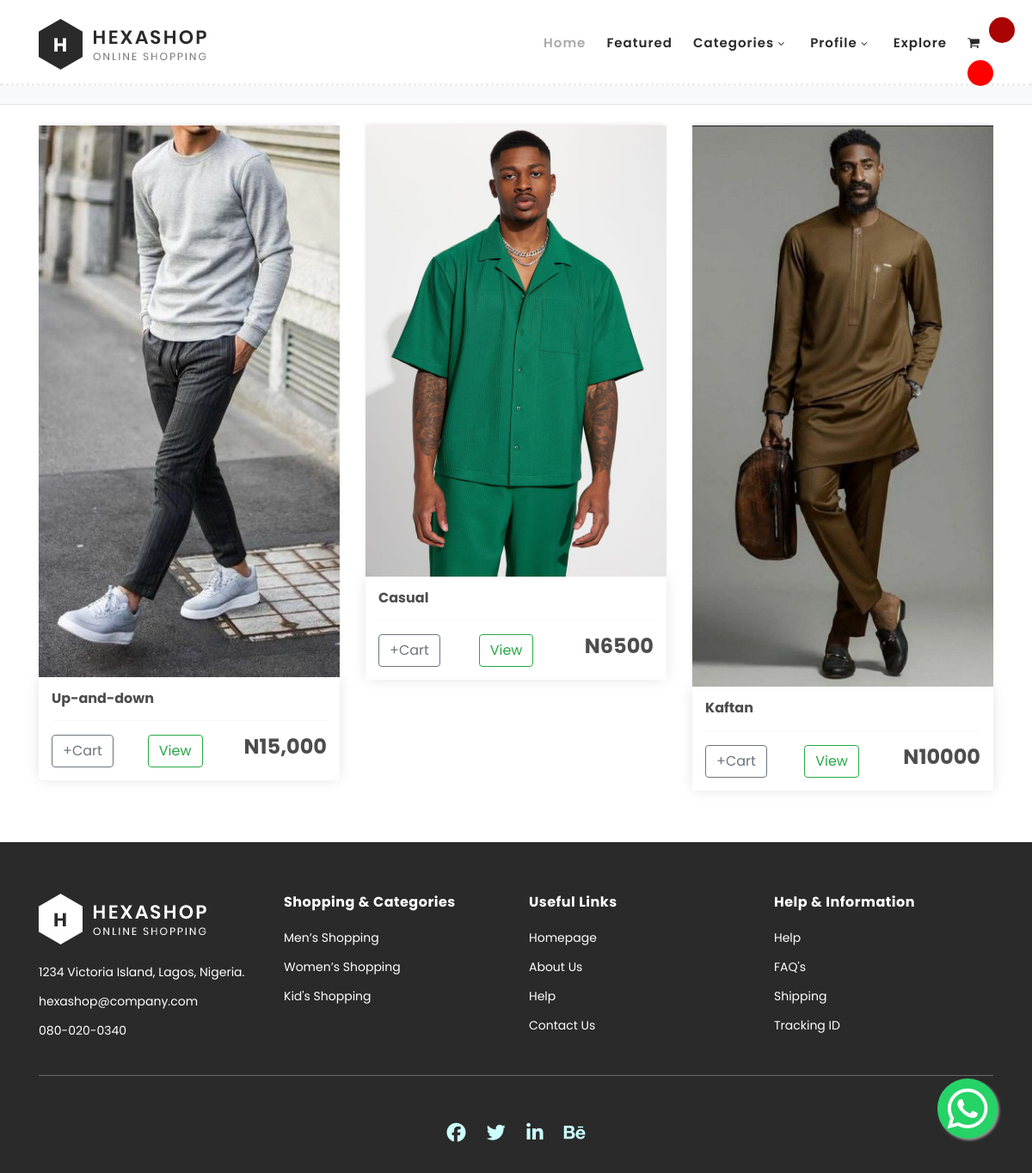
The app's page /cat/casual with its own data.
### base/models.py (models this page shows, shortened)
class Product(models.Model):
    name = models.CharField(max_length=200)
    price = models.CharField(max_length=200)
    digital = models.BooleanField(default=False, null=True, blank=True)
    image = models.ImageField(null=True, blank=True)
    vendor = models.ForeignKey(Customer, on_delete=models.SET_NULL, null=True, blank=True, limit_choices_to={'is_vendor': True})
    status = models.CharField(choices=post_status,default='pending',max_length=200)
    category = models.ForeignKey(Category, on_delete=models.CASCADE, null=True)
    description = models.TextField(blank=True, max_length=200,null=True)
    likes = models.ManyToManyField(User,related_name='blog_posts')
    favorite = models.ManyToManyField(User,related_name='products')
    created = models.DateTimeField(auto_now_add=True)
    @property
    def imageURL(self):
        try:
            url = self.image.url
        except:
            url = ''
        return url
    class Meta:
        ordering = ('-created',)

### base/views.py (the view, shortened to what this page needs)
# urls.py: path('cat/<slug:category_slug>', views.Category_list.as_view(), name='category'),
class Category_list(DetailView):
    def get(self, request, category_slug):
        Product_categories = Category.objects.all()
        catlist = Category.objects.get(slug=category_slug)
        category_by_post = Product.objects.filter(category=catlist, status='approved')
        contexta = {
            'list': catlist,
            'Product_categories': Product_categories,
            'category_by_post': category_by_post,
        }
        return render(request, 'category/cat_list.html', context=contexta)

### base/templates/category/cat_list.html (shortened to what this page needs)
{% extends 'main.html' %}
{% load static %}
{% block content %}
<body>
    <header class="py-4 bg-light border-bottom mb-4">
        <div class="container">
            <div class="text-center my-0">
                <h1 class="fw-bolder">Welcome to Ecom Blog!</h1>
                <p class="lead mb-0">Category page</p>
            </div>
        </div>
    </header>
    {% if not category_by_post %}
        <div class="container py-5">
            <div class="text-center my-5 text-danger">
                <p class="lead mb-0" style="font-weight: bold;">Ooops! You do not have any posts approved in this category yet. Kindly contact the administrator.</p>
            </div>
        </div>
    {% else %}
           <section class="section" id="products">
        <div class="container">
            <div class="row">
            {% for product in category_by_post %}
                        <div class="col-lg-4 col-sm-6 col-xs-6 ">
                            <img class="thumbnail" src="{{ product.imageURL }}" alt="{{ product.name }} image" />
                            <div class="box-element product">
                                <h6><strong>{{ product.name }}</strong></h6>
                                <hr />
                                <div class="row">
                                    <div class="col mx-0">
                                        <button
                                            data-product="{{ product.id }}"
                                            data-action="add"
                                            class="btn btn-outline-secondary mb-0 add-btn update-cart"
                                        >+Cart</button>
                                    </div>
                                    <div class="col">
                            <a class="btn btn-outline-success mx-0" href="{% url 'eachproduct' product.id %}">View</a>
                        </div>
                        <div class="col">
                            <h4 class="text-end mb-0"><strong>N{{ product.price }}</strong></h4>
                        </div>
                                </div>
                            </div>
                        </div>
                    {% endfor %}
                </div>
            </div>
    {% endif %}
</section>
</body>
{% endblock content %}

### static/css/main.css (style rules this page uses)
body { margin: 0; padding: 0; font-family: Arial, sans-serif; font-size: 16px; }
h1, h2, h3, h4, h5, h6 { color: hsl(0, 0%, 30%); font-weight: bold; }
.box-element { box-shadow: 0 0 16px rgba(0, 0, 0, 0.1); background-color: #fff; border-radius: 4px; padding: 15px; }
.thumbnail { width: 100%; height: auto; box-shadow: -1px -3px 5px -2px rgba(0, 0, 0, 0.1); }
.product { border-radius: 0 0 4px 4px; }
.btn { border-radius: 0; }

### static/assets/css/templatemo-hexashop.css (style rules this page uses)
html, body, div, span, applet, object, iframe, h1, h2, h3, h4, h5, h6, p, blockquote, div pre, a, abbr, acronym, address, big, cite, code, del, dfn, em, font, img, ins, kbd, q, s, samp, small, strike, strong, sub, sup, tt, var, b, u, i, center, dl, dt, dd, ol, ul, li, figure, header, nav, section, article, aside, footer, figcaption { margin: 0; padding: 0; border: 0; outline: 0; }
header, nav, section, article, aside, footer, hgroup { display: block; }
* { box-sizing: border-box; }
html, body { font-family: 'Poppins', sans-serif; font-weight: 400; background-color: #fff; font-size: 16px; -ms-text-size-adjust: 100%; -webkit-font-smoothing: antialiased; -moz-osx-font-smoothing: grayscale; }
a { text-decoration: none !important; }
h1, h2, h3, h4, h5, h6 { margin-top: 0px; margin-bottom: 0px; }
p { font-size: 14px; line-height: 25px; color: #2a2a2a; }
html, body { background: #fff; font-family: 'Poppins', sans-serif; }

### records on screen
Product: imageURL (picture), name "Up-and-down", price "15,000"
Product: imageURL (picture), name "Casual", price "6500"
Product: imageURL (picture), name "Kaftan", price "10000"
